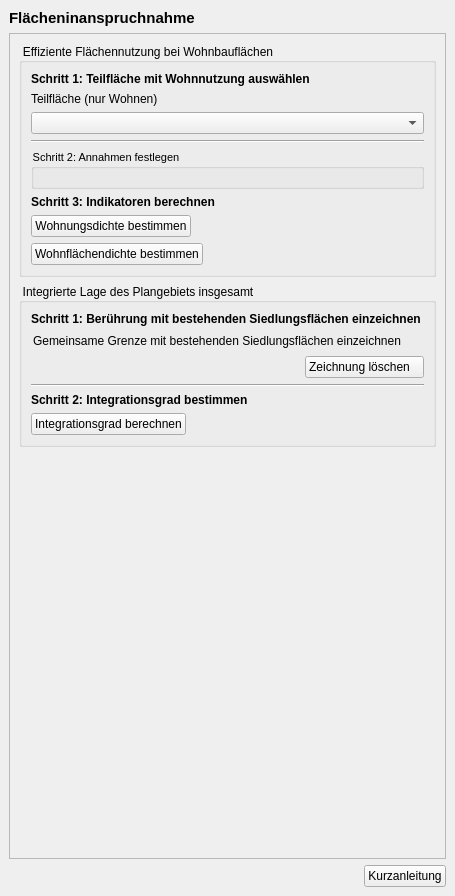
<?xml version="1.0" encoding="UTF-8"?>
<ui version="4.0">
 <class>DockWidget</class>
 <widget class="QDockWidget" name="DockWidget">
  <property name="geometry">
   <rect>
    <x>0</x>
    <y>0</y>
    <width>455</width>
    <height>896</height>
   </rect>
  </property>
  <property name="styleSheet">
   <string notr="true">QgsCollapsibleGroupBox{
font: bold 10pt ;
}
QToolBox:tab {
	font: bold 10pt ;
    color: Grey;
}
QToolBox:tab:selected {
	font: bold 10pt ;
    color: black;
}
QGroupBox::title {
	font: bold italic 8pt ;
    color: black;
}
QPushButton::flat{
background-color: none;
border: 0;
border-style:none;
border-color: blue;
border-width: 0px;
border-radius: 0px;
padding:2px;
}
QPushButton::flat:hover{
background-color: azure;
border-style:solid;
border-color: royalblue;
border-width: 1px;
border-radius: 0px;
padding: 2px;
}
QPushButton::flat:pressed{
background-color: powderblue;
border-style:solid;
border-color: royalblue;
border-width: 1px;
border-radius: 0px;
padding: 2px;
}</string>
  </property>
  <property name="windowTitle">
   <string>Projekt-Check / Wirkungsanalysen / Flächeninanspruchnahme</string>
  </property>
  <widget class="QWidget" name="dockWidgetContents">
   <layout class="QVBoxLayout" name="verticalLayout">
    <item>
     <widget class="QLabel" name="label_10">
      <property name="font">
       <font>
        <pointsize>11</pointsize>
        <weight>75</weight>
        <bold>true</bold>
       </font>
      </property>
      <property name="text">
       <string>Flächeninanspruchnahme</string>
      </property>
     </widget>
    </item>
    <item>
     <widget class="QScrollArea" name="scrollArea_5">
      <property name="widgetResizable">
       <bool>true</bool>
      </property>
      <widget class="QWidget" name="scrollAreaWidgetContents_5">
       <property name="geometry">
        <rect>
         <x>0</x>
         <y>0</y>
         <width>435</width>
         <height>798</height>
        </rect>
       </property>
       <layout class="QVBoxLayout" name="verticalLayout_2">
        <item>
         <widget class="QgsCollapsibleGroupBox" name="mGroupBox">
          <property name="title">
           <string>Effiziente Flächennutzung bei Wohnbauflächen</string>
          </property>
          <property name="collapsed">
           <bool>true</bool>
          </property>
          <layout class="QVBoxLayout" name="verticalLayout_3">
           <item>
            <widget class="QLabel" name="label">
             <property name="font">
              <font>
               <weight>75</weight>
               <bold>true</bold>
              </font>
             </property>
             <property name="text">
              <string>Schritt 1: Teilfläche mit Wohnnutzung auswählen</string>
             </property>
            </widget>
           </item>
           <item>
            <widget class="QLabel" name="label_4">
             <property name="text">
              <string>Teilfläche (nur Wohnen)</string>
             </property>
            </widget>
           </item>
           <item>
            <widget class="QComboBox" name="area_combo"/>
           </item>
           <item>
            <widget class="Line" name="line_2">
             <property name="orientation">
              <enum>Qt::Horizontal</enum>
             </property>
            </widget>
           </item>
           <item>
            <widget class="QGroupBox" name="parameter_group">
             <property name="font">
              <font>
               <family>MS Shell Dlg 2</family>
               <pointsize>8</pointsize>
               <weight>50</weight>
               <bold>false</bold>
              </font>
             </property>
             <property name="title">
              <string>Schritt 2: Annahmen festlegen</string>
             </property>
             <layout class="QVBoxLayout" name="verticalLayout_5"/>
            </widget>
           </item>
           <item>
            <widget class="QLabel" name="label_3">
             <property name="font">
              <font>
               <weight>75</weight>
               <bold>true</bold>
              </font>
             </property>
             <property name="text">
              <string>Schritt 3: Indikatoren berechnen</string>
             </property>
            </widget>
           </item>
           <item>
            <widget class="QPushButton" name="calculate_density_button">
             <property name="sizePolicy">
              <sizepolicy hsizetype="Fixed" vsizetype="Fixed">
               <horstretch>0</horstretch>
               <verstretch>0</verstretch>
              </sizepolicy>
             </property>
             <property name="toolTip">
              <string>&lt;html&gt;&lt;head/&gt;&lt;body&gt;&lt;p&gt;&lt;span style=&quot; font-weight:600;&quot;&gt;Wohnungsdichte bestimmen&lt;/span&gt;&lt;/p&gt;&lt;p&gt;Die Wohnungsdichte (WE pro Hektar Nettowohnbauland) für die ausgewählte Teilfläche mit der Nutzung „Wohnen“ ermitteln und mit regionalen Durchschnittswerten vergleichen.&lt;/p&gt;&lt;/body&gt;&lt;/html&gt;</string>
             </property>
             <property name="layoutDirection">
              <enum>Qt::LeftToRight</enum>
             </property>
             <property name="text">
              <string>Wohnungsdichte bestimmen</string>
             </property>
             <property name="icon">
              <iconset>
               <normaloff>../../images/iconset_mob/20190619_iconset_mob_dwelling_statistics_1.png</normaloff>../../images/iconset_mob/20190619_iconset_mob_dwelling_statistics_1.png</iconset>
             </property>
            </widget>
           </item>
           <item>
            <widget class="QPushButton" name="calculate_areadensity_button">
             <property name="sizePolicy">
              <sizepolicy hsizetype="Fixed" vsizetype="Fixed">
               <horstretch>0</horstretch>
               <verstretch>0</verstretch>
              </sizepolicy>
             </property>
             <property name="toolTip">
              <string>&lt;html&gt;&lt;head/&gt;&lt;body&gt;&lt;p&gt;&lt;span style=&quot; font-weight:600;&quot;&gt;Wohnflächendichte bestimmen&lt;/span&gt;&lt;/p&gt;&lt;p&gt;Die Wohnflächendichte (m² Wohnfläche pro Hektar Nettowohnbauland) für die ausgewählte Teilfläche mit der Nutzung „Wohnen“ ermitteln und mit regionalen Durchschnittswerten vergleichen.&lt;/p&gt;&lt;/body&gt;&lt;/html&gt;</string>
             </property>
             <property name="layoutDirection">
              <enum>Qt::LeftToRight</enum>
             </property>
             <property name="text">
              <string>Wohnflächendichte bestimmen</string>
             </property>
             <property name="icon">
              <iconset>
               <normaloff>../../images/iconset_mob/20190619_iconset_mob_dwelling_statistics_1.png</normaloff>../../images/iconset_mob/20190619_iconset_mob_dwelling_statistics_1.png</iconset>
             </property>
             <property name="flat">
              <bool>false</bool>
             </property>
            </widget>
           </item>
          </layout>
         </widget>
        </item>
        <item>
         <widget class="QgsCollapsibleGroupBox" name="mGroupBox_2">
          <property name="title">
           <string>Integrierte Lage des Plangebiets insgesamt</string>
          </property>
          <property name="collapsed">
           <bool>true</bool>
          </property>
          <layout class="QVBoxLayout" name="verticalLayout_4">
           <item>
            <widget class="QLabel" name="label_5">
             <property name="font">
              <font>
               <weight>75</weight>
               <bold>true</bold>
              </font>
             </property>
             <property name="text">
              <string>Schritt 1: Berührung mit bestehenden Siedlungsflächen einzeichnen</string>
             </property>
            </widget>
           </item>
           <item>
            <widget class="QPushButton" name="draw_border_button">
             <property name="sizePolicy">
              <sizepolicy hsizetype="Fixed" vsizetype="Fixed">
               <horstretch>0</horstretch>
               <verstretch>0</verstretch>
              </sizepolicy>
             </property>
             <property name="cursor">
              <cursorShape>PointingHandCursor</cursorShape>
             </property>
             <property name="toolTip">
              <string>&lt;html&gt;&lt;head/&gt;&lt;body&gt;&lt;p&gt;&lt;span style=&quot; font-weight:600;&quot;&gt;Gemeinsame Grenze mit Siedlungskörper einzeichnen&lt;/span&gt;&lt;/p&gt;&lt;p&gt;Markieren der Abschnitte der Außenkante des Plangebiets, die an eine bestehende Siedlungsfläche angrenzen.&lt;/p&gt;&lt;/body&gt;&lt;/html&gt;</string>
             </property>
             <property name="text">
              <string>Gemeinsame Grenze mit bestehenden Siedlungsflächen einzeichnen</string>
             </property>
             <property name="icon">
              <iconset>
               <normaloff>../../images/iconset_mob/20190619_iconset_mob_draw_polygon_1_checkable.png</normaloff>
               <normalon>../../images/iconset_mob/20190619_iconset_mob_draw_polygon_2_checkable.png</normalon>../../images/iconset_mob/20190619_iconset_mob_draw_polygon_1_checkable.png</iconset>
             </property>
             <property name="iconSize">
              <size>
               <width>24</width>
               <height>24</height>
              </size>
             </property>
             <property name="checkable">
              <bool>true</bool>
             </property>
             <property name="autoExclusive">
              <bool>false</bool>
             </property>
             <property name="flat">
              <bool>true</bool>
             </property>
            </widget>
           </item>
           <item>
            <layout class="QHBoxLayout" name="horizontalLayout_3">
             <property name="topMargin">
              <number>0</number>
             </property>
             <item>
              <spacer name="horizontalSpacer_2">
               <property name="orientation">
                <enum>Qt::Horizontal</enum>
               </property>
               <property name="sizeHint" stdset="0">
                <size>
                 <width>40</width>
                 <height>20</height>
                </size>
               </property>
              </spacer>
             </item>
             <item>
              <widget class="QPushButton" name="remove_drawing_button">
               <property name="sizePolicy">
                <sizepolicy hsizetype="Fixed" vsizetype="Fixed">
                 <horstretch>0</horstretch>
                 <verstretch>0</verstretch>
                </sizepolicy>
               </property>
               <property name="toolTip">
                <string>&lt;html&gt;&lt;head/&gt;&lt;body&gt;&lt;p&gt;&lt;span style=&quot; font-weight:600;&quot;&gt;Zeichnung löschen&lt;/span&gt;&lt;/p&gt;&lt;p&gt;Löscht die von Ihnen bereits gezeichneten Abschnitte, in denen die Außenkante Ihres Plangebiets an eine bestehende Siedlungsfläche angrenzt.&lt;/p&gt;&lt;/body&gt;&lt;/html&gt;</string>
               </property>
               <property name="layoutDirection">
                <enum>Qt::LeftToRight</enum>
               </property>
               <property name="text">
                <string>Zeichnung löschen   </string>
               </property>
               <property name="icon">
                <iconset>
                 <normaloff>../../images/iconset_mob/20190619_iconset_mob_delete_1.png</normaloff>../../images/iconset_mob/20190619_iconset_mob_delete_1.png</iconset>
               </property>
               <property name="checkable">
                <bool>false</bool>
               </property>
               <property name="autoExclusive">
                <bool>false</bool>
               </property>
               <property name="flat">
                <bool>false</bool>
               </property>
              </widget>
             </item>
            </layout>
           </item>
           <item>
            <widget class="Line" name="line_3">
             <property name="orientation">
              <enum>Qt::Horizontal</enum>
             </property>
            </widget>
           </item>
           <item>
            <widget class="QLabel" name="label_6">
             <property name="font">
              <font>
               <weight>75</weight>
               <bold>true</bold>
              </font>
             </property>
             <property name="text">
              <string>Schritt 2: Integrationsgrad bestimmen</string>
             </property>
            </widget>
           </item>
           <item>
            <layout class="QHBoxLayout" name="horizontalLayout_2">
             <property name="topMargin">
              <number>0</number>
             </property>
             <item>
              <widget class="QPushButton" name="calculate_integration_button">
               <property name="sizePolicy">
                <sizepolicy hsizetype="Fixed" vsizetype="Fixed">
                 <horstretch>0</horstretch>
                 <verstretch>0</verstretch>
                </sizepolicy>
               </property>
               <property name="toolTip">
                <string>&lt;html&gt;&lt;head/&gt;&lt;body&gt;&lt;p&gt;&lt;span style=&quot; font-weight:600;&quot;&gt;Integrationsgrad berechnen&lt;/span&gt;&lt;/p&gt;&lt;p&gt;Ermittelt den Integrationsgrad des Plangebiets, d.h. den Anteil der Außenkante des Plangebiets, der an eine bestehende Siedlungsfläche angrenzt.&lt;/p&gt;&lt;/body&gt;&lt;/html&gt;</string>
               </property>
               <property name="layoutDirection">
                <enum>Qt::LeftToRight</enum>
               </property>
               <property name="text">
                <string>Integrationsgrad berechnen</string>
               </property>
               <property name="icon">
                <iconset>
                 <normaloff>../../images/iconset_mob/20190619_iconset_mob_calculate_statistics_1.png</normaloff>../../images/iconset_mob/20190619_iconset_mob_calculate_statistics_1.png</iconset>
               </property>
              </widget>
             </item>
             <item>
              <spacer name="horizontalSpacer">
               <property name="orientation">
                <enum>Qt::Horizontal</enum>
               </property>
               <property name="sizeHint" stdset="0">
                <size>
                 <width>40</width>
                 <height>20</height>
                </size>
               </property>
              </spacer>
             </item>
            </layout>
           </item>
          </layout>
         </widget>
        </item>
        <item>
         <spacer name="verticalSpacer">
          <property name="orientation">
           <enum>Qt::Vertical</enum>
          </property>
          <property name="sizeHint" stdset="0">
           <size>
            <width>20</width>
            <height>40</height>
           </size>
          </property>
         </spacer>
        </item>
       </layout>
      </widget>
     </widget>
    </item>
    <item>
     <layout class="QHBoxLayout" name="horizontalLayout">
      <property name="leftMargin">
       <number>0</number>
      </property>
      <property name="topMargin">
       <number>0</number>
      </property>
      <property name="rightMargin">
       <number>0</number>
      </property>
      <property name="bottomMargin">
       <number>0</number>
      </property>
      <item>
       <spacer name="horizontalSpacer_3">
        <property name="orientation">
         <enum>Qt::Horizontal</enum>
        </property>
        <property name="sizeHint" stdset="0">
         <size>
          <width>40</width>
          <height>20</height>
         </size>
        </property>
       </spacer>
      </item>
      <item>
       <widget class="QPushButton" name="manual_button">
        <property name="sizePolicy">
         <sizepolicy hsizetype="Fixed" vsizetype="Fixed">
          <horstretch>0</horstretch>
          <verstretch>0</verstretch>
         </sizepolicy>
        </property>
        <property name="toolTip">
         <string>&lt;html&gt;&lt;head/&gt;&lt;body&gt;&lt;p&gt;&lt;span style=&quot; font-weight:600;&quot;&gt;Kurzanleitung&lt;/span&gt;&lt;/p&gt;&lt;p&gt;Zeigt eine Kurzanleitung (pdf) zu den Funktionen im Analysebereich „Flächeninanspruchnahme“ an.&lt;/p&gt;&lt;/body&gt;&lt;/html&gt;</string>
        </property>
        <property name="layoutDirection">
         <enum>Qt::LeftToRight</enum>
        </property>
        <property name="text">
         <string>Kurzanleitung</string>
        </property>
        <property name="icon">
         <iconset>
          <normaloff>../../images/iconset_mob/20190619_iconset_mob_info_2.png</normaloff>../../images/iconset_mob/20190619_iconset_mob_info_2.png</iconset>
        </property>
       </widget>
      </item>
     </layout>
    </item>
   </layout>
  </widget>
 </widget>
 <customwidgets>
  <customwidget>
   <class>QgsCollapsibleGroupBox</class>
   <extends>QGroupBox</extends>
   <header>qgscollapsiblegroupbox.h</header>
   <container>1</container>
  </customwidget>
 </customwidgets>
 <resources/>
 <connections/>
</ui>
